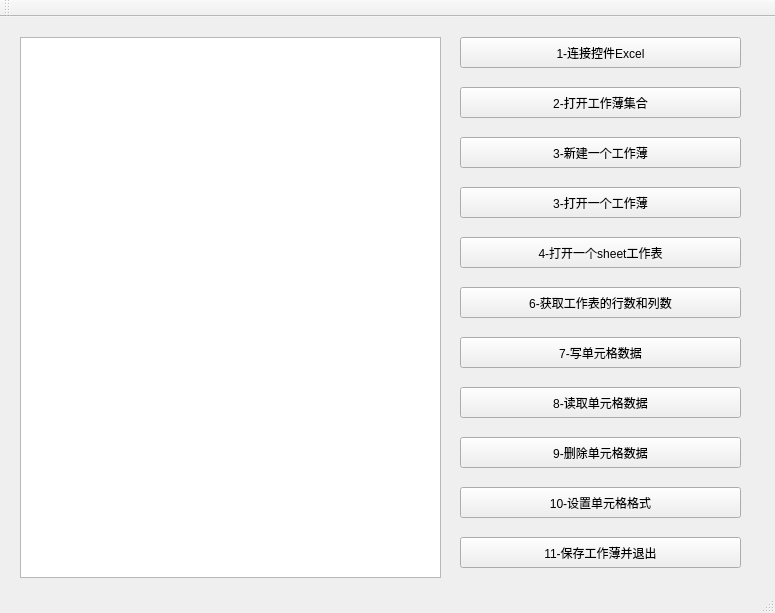
<?xml version="1.0" encoding="UTF-8"?>
<ui version="4.0">
 <class>MainWindow</class>
 <widget class="QMainWindow" name="MainWindow">
  <property name="geometry">
   <rect>
    <x>0</x>
    <y>0</y>
    <width>775</width>
    <height>613</height>
   </rect>
  </property>
  <property name="windowTitle">
   <string>MainWindow</string>
  </property>
  <widget class="QWidget" name="centralWidget">
   <widget class="QPushButton" name="pushButton">
    <property name="geometry">
     <rect>
      <x>460</x>
      <y>20</y>
      <width>281</width>
      <height>31</height>
     </rect>
    </property>
    <property name="text">
     <string>1-连接控件Excel</string>
    </property>
   </widget>
   <widget class="QPushButton" name="pushButton_2">
    <property name="geometry">
     <rect>
      <x>460</x>
      <y>70</y>
      <width>281</width>
      <height>31</height>
     </rect>
    </property>
    <property name="text">
     <string>2-打开工作薄集合</string>
    </property>
   </widget>
   <widget class="QPushButton" name="pushButton_3">
    <property name="geometry">
     <rect>
      <x>460</x>
      <y>120</y>
      <width>281</width>
      <height>31</height>
     </rect>
    </property>
    <property name="text">
     <string>3-新建一个工作薄</string>
    </property>
   </widget>
   <widget class="QPushButton" name="pushButton_4">
    <property name="geometry">
     <rect>
      <x>460</x>
      <y>170</y>
      <width>281</width>
      <height>31</height>
     </rect>
    </property>
    <property name="text">
     <string>3-打开一个工作薄</string>
    </property>
   </widget>
   <widget class="QTextEdit" name="textEdit">
    <property name="geometry">
     <rect>
      <x>20</x>
      <y>20</y>
      <width>421</width>
      <height>541</height>
     </rect>
    </property>
   </widget>
   <widget class="QPushButton" name="pushButton_5">
    <property name="geometry">
     <rect>
      <x>460</x>
      <y>520</y>
      <width>281</width>
      <height>31</height>
     </rect>
    </property>
    <property name="text">
     <string>11-保存工作薄并退出</string>
    </property>
   </widget>
   <widget class="QPushButton" name="pushButton_6">
    <property name="geometry">
     <rect>
      <x>460</x>
      <y>220</y>
      <width>281</width>
      <height>31</height>
     </rect>
    </property>
    <property name="text">
     <string>4-打开一个sheet工作表</string>
    </property>
   </widget>
   <widget class="QPushButton" name="pushButton_7">
    <property name="geometry">
     <rect>
      <x>460</x>
      <y>270</y>
      <width>281</width>
      <height>31</height>
     </rect>
    </property>
    <property name="text">
     <string>6-获取工作表的行数和列数</string>
    </property>
   </widget>
   <widget class="QPushButton" name="pushButton_8">
    <property name="geometry">
     <rect>
      <x>460</x>
      <y>320</y>
      <width>281</width>
      <height>31</height>
     </rect>
    </property>
    <property name="text">
     <string>7-写单元格数据</string>
    </property>
   </widget>
   <widget class="QPushButton" name="pushButton_9">
    <property name="geometry">
     <rect>
      <x>460</x>
      <y>370</y>
      <width>281</width>
      <height>31</height>
     </rect>
    </property>
    <property name="text">
     <string>8-读取单元格数据</string>
    </property>
   </widget>
   <widget class="QPushButton" name="pushButton_10">
    <property name="geometry">
     <rect>
      <x>460</x>
      <y>470</y>
      <width>281</width>
      <height>31</height>
     </rect>
    </property>
    <property name="text">
     <string>10-设置单元格格式</string>
    </property>
   </widget>
   <widget class="QPushButton" name="pushButton_11">
    <property name="geometry">
     <rect>
      <x>460</x>
      <y>420</y>
      <width>281</width>
      <height>31</height>
     </rect>
    </property>
    <property name="text">
     <string>9-删除单元格数据</string>
    </property>
   </widget>
  </widget>
  <widget class="QMenuBar" name="menuBar">
   <property name="geometry">
    <rect>
     <x>0</x>
     <y>0</y>
     <width>775</width>
     <height>23</height>
    </rect>
   </property>
  </widget>
  <widget class="QToolBar" name="mainToolBar">
   <attribute name="toolBarArea">
    <enum>TopToolBarArea</enum>
   </attribute>
   <attribute name="toolBarBreak">
    <bool>false</bool>
   </attribute>
  </widget>
  <widget class="QStatusBar" name="statusBar"/>
 </widget>
 <layoutdefault spacing="6" margin="11"/>
 <resources/>
 <connections/>
</ui>
